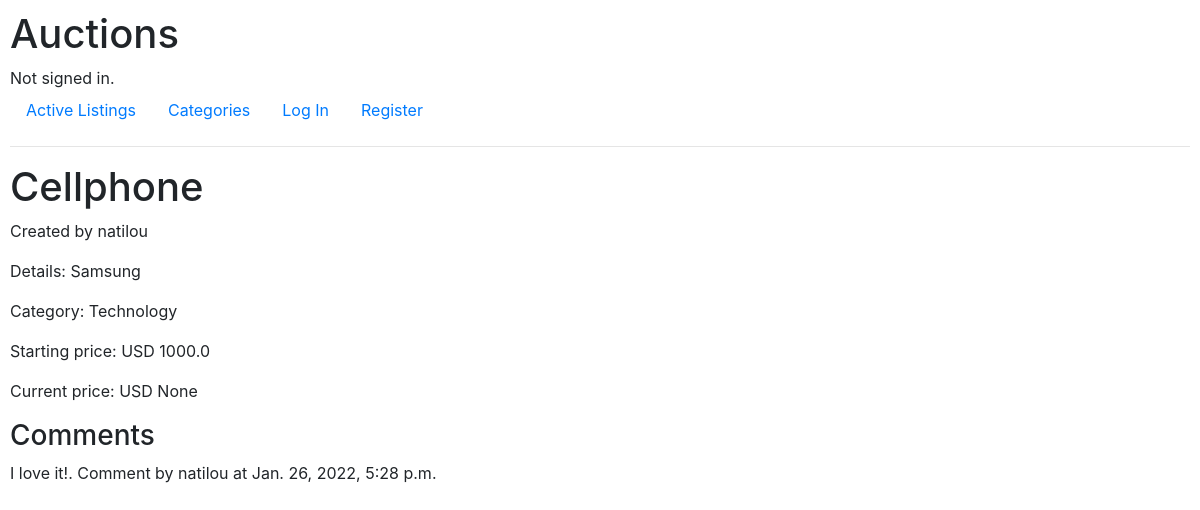
Before: /3 with the older database file.
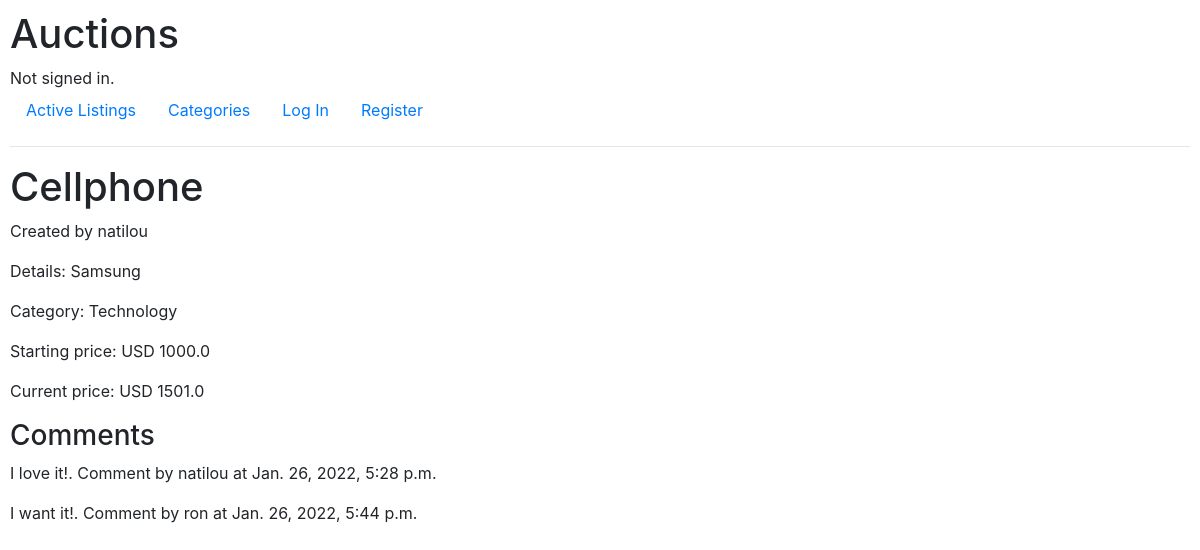
After: the same page with the newer database file.
### auctions/models.py (models this page shows, shortened)
class Listing(models.Model):
    title = models.CharField(max_length=64)
    description = models.TextField(max_length=300)
    starting_price = models.FloatField()
    currency = models.CharField(max_length=4)
    image_url = models.URLField(null=True, blank=True)
    is_active = models.BooleanField(default=True)
    category = models.ForeignKey(Category, on_delete=models.CASCADE, related_name="listings")
    user = models.ForeignKey(User, on_delete=models.CASCADE, related_name="listings")
    @property
    def current_price(self):
        max_amount = Bid.objects.filter(listing=self).aggregate(Max("amount"))
        if max_amount:
            return max_amount["amount__max"]
        return self.starting_price

class User(AbstractUser):
    pass

class Category(models.Model):
    name = models.CharField(max_length=64)
    def __str__(self):
        return self.name

class Comment(models.Model):
    user = models.ForeignKey(User, on_delete=models.CASCADE, related_name="comments")
    body = models.TextField(max_length=200)
    listing = models.ForeignKey(Listing, on_delete=models.CASCADE, related_name="comments")
    created = models.DateTimeField(auto_now_add=True)
    updated = models.DateTimeField(auto_now=True)
    active = models.BooleanField(default=True)
    class Meta:
        ordering = ('created',)

### auctions/views.py (the view)
# urls.py: path("<int:listing_id>", views.listing, name="listing"),
def listing(request, listing_id):
    listing_page = Listing.objects.get(id=listing_id)
    is_in_watchlist = False
    if request.user.is_authenticated:
        is_in_watchlist = Watchlist.objects.filter(user=request.user, listings=listing_page).exists()
    return render(request, "auctions/listing.html", {
        "listing": listing_page,
        "is_in_watchlist": is_in_watchlist,
        "comment_form": FormCreateComment(),
        "comments": Comment.objects.filter(listing=listing_id),
        "bid_form": FormCreateBid()
    })

### auctions/templates/auctions/listing.html (shortened to what this page needs)
{% extends "auctions/layout.html" %}
{% block body %}
    <h1>{{ listing.title }}</h1>
        <p> Created by {{ listing.user }} </p>
        <p>Details: {{ listing.description }}</p>
        {% if listing.category %}
            <p>Category: {{ listing.category }}</p>
        {% endif %}
        <p>Starting price: {{ listing.currency }} {{ listing.starting_price}}</p>
        <p>Current price: {{ listing.currency }} {{ listing.current_price}}</p>
    <h3>Comments</h3>
        {% if comments %}
            {% for comment in comments %}
                <p>{{ comment.body }}. Comment by {{ comment.user }} at {{ comment.created }}</p>
            {% endfor %}
        {% else %}
            <p>No comments yet</p>
        {% endif %}
{% endblock %}

### auctions/templates/auctions/layout.html (shortened to what this page needs)
{% load static %}
<!DOCTYPE html>
<html lang="en">
    <head>
        <link rel="stylesheet" href="https://stackpath.bootstrapcdn.com/bootstrap/4.4.1/css/bootstrap.min.css">
        <link href="{% static 'auctions/styles.css' %}" rel="stylesheet">
    </head>
    <body>
        <h1>Auctions</h1>
        <div>
            {% if user.is_authenticated %}
                Signed in as <strong>{{ user.username }}</strong>.
            {% else %}
                Not signed in.
            {% endif %}
        </div>
        <ul class="nav">
            <li class="nav-item">
                <a class="nav-link" href="{% url 'index' %}">Active Listings</a>
            </li>
            <li class="nav-item">
                <a class="nav-link" href="{% url 'show_categories' %}">Categories</a>
            </li>
            {% if user.is_authenticated %}
                <li class="nav-item">
                    <a class="nav-link" href="{% url 'logout' %}">Log Out</a>
                </li>
                <li class="nav-item">
                    <a class="nav-link" href="{% url 'new' %}">Create a new Listing</a>
                </li>
                <li class="nav-item">
                    <a class="nav-link" href="{% url 'show_watchlist' %}">My watchlist</a>
                </li>
                <li class="nav-item">
                    <a class="nav-link" href="{% url 'show_my_listings' %}">My listings</a>
                </li>
            {% else %}
                <li class="nav-item">
                    <a class="nav-link" href="{% url 'login' %}">Log In</a>
                </li>
                <li class="nav-item">
                    <a class="nav-link" href="{% url 'register' %}">Register</a>
                </li>
            {% endif %}
        </ul>
        <hr>
        {% block body %}
        {% endblock %}
    </body>
</html>

### auctions/static/auctions/styles.css (style rules this page uses)
body { padding: 10px; }

Changed rows visible on the page:
computed for Listing "Cellphone": current_price "None" → "1501.0"
added Comment: body "I want it!", user "ron", created "Jan. 26, 2022, 5:44 p.m."
